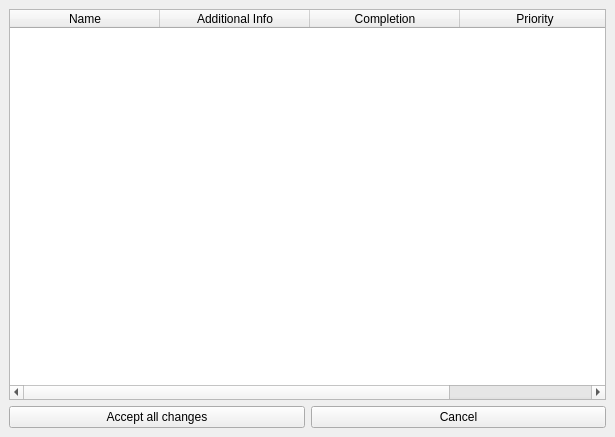
<?xml version="1.0" encoding="UTF-8"?>
<ui version="4.0">
 <class>KTaskWindow</class>
 <widget class="QMainWindow" name="KTaskWindow">
  <property name="geometry">
   <rect>
    <x>0</x>
    <y>0</y>
    <width>615</width>
    <height>437</height>
   </rect>
  </property>
  <property name="windowTitle">
   <string>Task viewer</string>
  </property>
  <widget class="QWidget" name="centralwidget">
   <layout class="QVBoxLayout" name="verticalLayout">
    <property name="sizeConstraint">
     <enum>QLayout::SetNoConstraint</enum>
    </property>
    <item>
     <layout class="QVBoxLayout" name="verticalLayout_2">
      <item>
       <widget class="QTableWidget" name="twTable">
        <property name="contextMenuPolicy">
         <enum>Qt::CustomContextMenu</enum>
        </property>
        <property name="sizeAdjustPolicy">
         <enum>QAbstractScrollArea::AdjustToContentsOnFirstShow</enum>
        </property>
        <property name="columnCount">
         <number>4</number>
        </property>
        <attribute name="horizontalHeaderCascadingSectionResizes">
         <bool>false</bool>
        </attribute>
        <attribute name="horizontalHeaderDefaultSectionSize">
         <number>150</number>
        </attribute>
        <attribute name="verticalHeaderStretchLastSection">
         <bool>false</bool>
        </attribute>
        <column>
         <property name="text">
          <string>Name</string>
         </property>
        </column>
        <column>
         <property name="text">
          <string>Additional Info</string>
         </property>
        </column>
        <column>
         <property name="text">
          <string>Completion</string>
         </property>
        </column>
        <column>
         <property name="text">
          <string>Priority</string>
         </property>
        </column>
       </widget>
      </item>
     </layout>
    </item>
    <item>
     <layout class="QHBoxLayout" name="horizontalLayout">
      <item>
       <widget class="QPushButton" name="pbAccept">
        <property name="text">
         <string>Accept all changes</string>
        </property>
       </widget>
      </item>
      <item>
       <widget class="QPushButton" name="pbCancel">
        <property name="text">
         <string>Cancel</string>
        </property>
       </widget>
      </item>
     </layout>
    </item>
   </layout>
  </widget>
  <widget class="QMenuBar" name="menubar">
   <property name="geometry">
    <rect>
     <x>0</x>
     <y>0</y>
     <width>615</width>
     <height>21</height>
    </rect>
   </property>
  </widget>
 </widget>
 <resources/>
 <connections/>
</ui>
